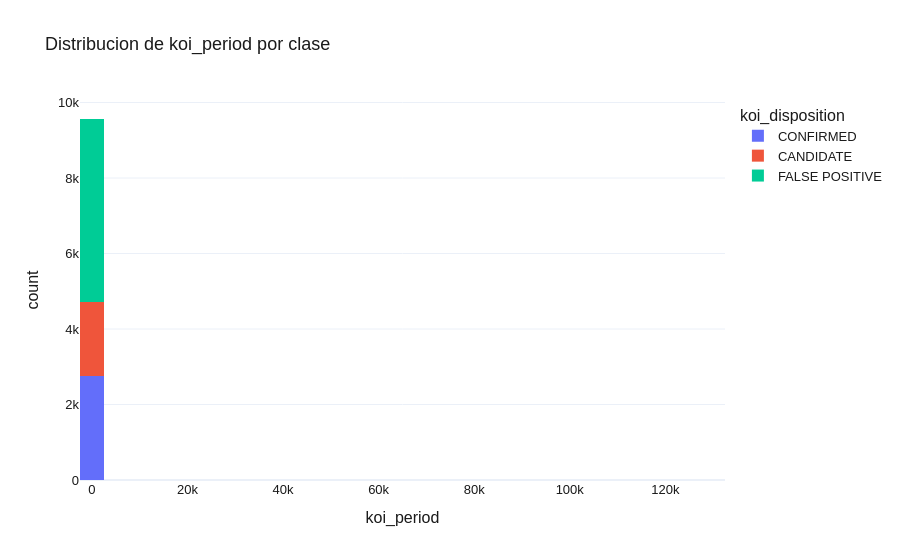
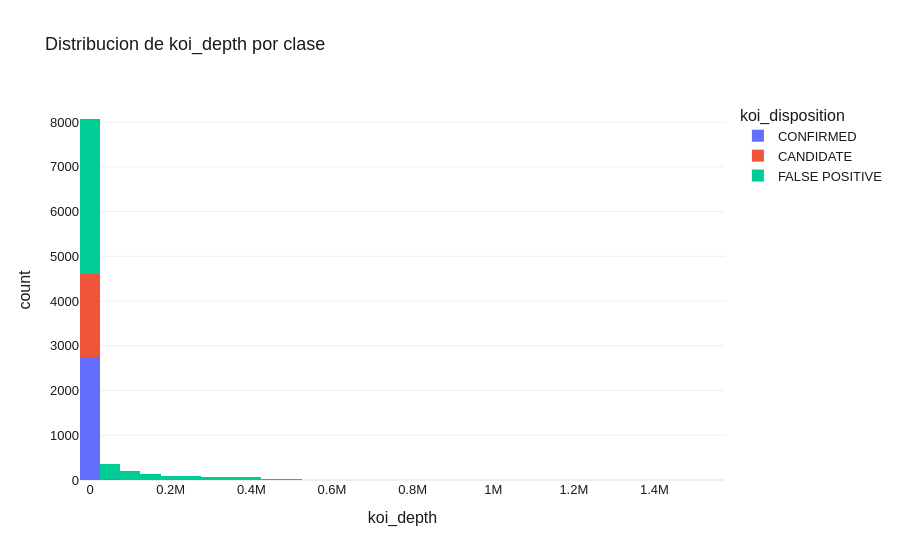
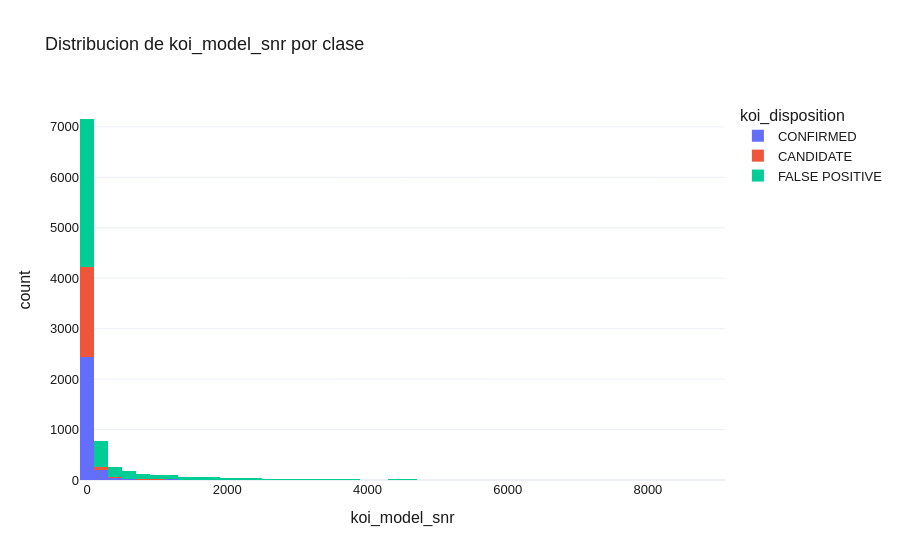
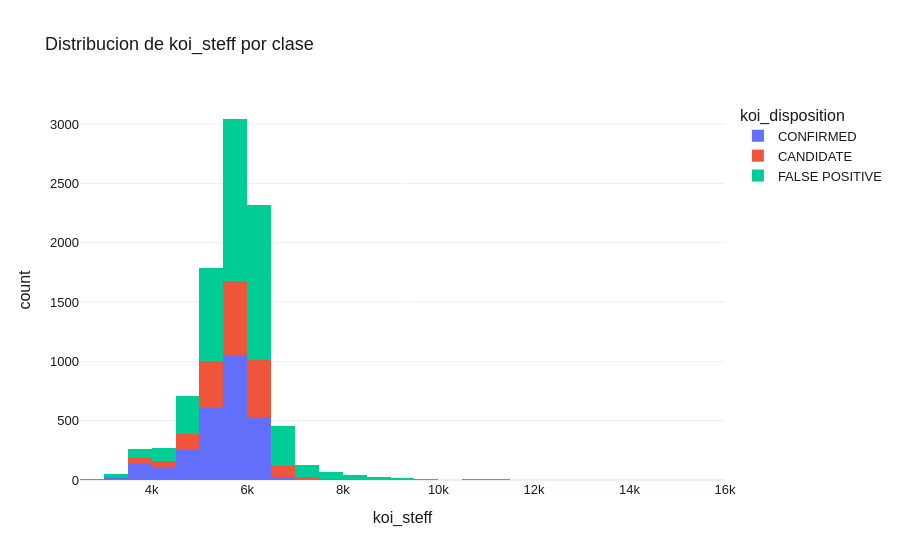

Notebook cell for these charts, in order:
### Code cell
variables_importantes = ["koi_period", "koi_depth", "koi_model_snr", "koi_steff"]

for col in variables_importantes:
    fig = px.histogram(
        kepler,
        x=col,
        color="koi_disposition",
        nbins=60,
        title=f"Distribucion de {col} por clase",
        template=PLOTLY_TEMPLATE,
    )
    fig.update_layout(font=PLOTLY_FONT)
    fig.show()

### Figure 1 — Plotly figure (JSON) as saved in the notebook; plotly's stock layout.template omitted (floating-point values rounded to 4 significant figures; data arrays with more than 128 entries replaced by an {"elided": "..."} marker saying what was removed)
{"data": [{"bingroup": "x", "hovertemplate": "koi_disposition=CONFIRMED<br>koi_period=%{x}<br>count=%{y}<extra></extra>", "legendgroup": "CONFIRMED", "marker": {"color": "#636efa", "pattern": {"shape": ""}}, "name": "CONFIRMED", "nbinsx": 60, "orientation": "v", "showlegend": true, "type": "histogram", "x": {"elided": "2747 float values"}, "xaxis": "x", "yaxis": "y"}, {"bingroup": "x", "hovertemplate": "koi_disposition=CANDIDATE<br>koi_period=%{x}<br>count=%{y}<extra></extra>", "legendgroup": "CANDIDATE", "marker": {"color": "#EF553B", "pattern": {"shape": ""}}, "name": "CANDIDATE", "nbinsx": 60, "orientation": "v", "showlegend": true, "type": "histogram", "x": {"elided": "1978 float values"}, "xaxis": "x", "yaxis": "y"}, {"bingroup": "x", "hovertemplate": "koi_disposition=FALSE POSITIVE<br>koi_period=%{x}<br>count=%{y}<extra></extra>", "legendgroup": "FALSE POSITIVE", "marker": {"color": "#00cc96", "pattern": {"shape": ""}}, "name": "FALSE POSITIVE", "nbinsx": 60, "orientation": "v", "showlegend": true, "type": "histogram", "x": {"elided": "4839 float values"}, "xaxis": "x", "yaxis": "y"}], "layout": {"barmode": "relative", "font": {"color": "#1A1A1A", "family": "Helvetica, Arial, sans-serif", "size": 13}, "legend": {"title": {"text": "koi_disposition"}, "tracegroupgap": 0}, "title": {"text": "Distribucion de koi_period por clase"}, "xaxis": {"anchor": "y", "domain": [0, 1], "title": {"text": "koi_period"}}, "yaxis": {"anchor": "x", "domain": [0, 1], "title": {"text": "count"}}}}

### Figure 2 — Plotly figure (JSON) as saved in the notebook; plotly's stock layout.template omitted (floating-point values rounded to 4 significant figures; data arrays with more than 128 entries replaced by an {"elided": "..."} marker saying what was removed)
{"data": [{"bingroup": "x", "hovertemplate": "koi_disposition=CONFIRMED<br>koi_depth=%{x}<br>count=%{y}<extra></extra>", "legendgroup": "CONFIRMED", "marker": {"color": "#636efa", "pattern": {"shape": ""}}, "name": "CONFIRMED", "nbinsx": 60, "orientation": "v", "showlegend": true, "type": "histogram", "x": {"elided": "2747 float values"}, "xaxis": "x", "yaxis": "y"}, {"bingroup": "x", "hovertemplate": "koi_disposition=CANDIDATE<br>koi_depth=%{x}<br>count=%{y}<extra></extra>", "legendgroup": "CANDIDATE", "marker": {"color": "#EF553B", "pattern": {"shape": ""}}, "name": "CANDIDATE", "nbinsx": 60, "orientation": "v", "showlegend": true, "type": "histogram", "x": {"elided": "1978 float values"}, "xaxis": "x", "yaxis": "y"}, {"bingroup": "x", "hovertemplate": "koi_disposition=FALSE POSITIVE<br>koi_depth=%{x}<br>count=%{y}<extra></extra>", "legendgroup": "FALSE POSITIVE", "marker": {"color": "#00cc96", "pattern": {"shape": ""}}, "name": "FALSE POSITIVE", "nbinsx": 60, "orientation": "v", "showlegend": true, "type": "histogram", "x": {"elided": "4839 float values"}, "xaxis": "x", "yaxis": "y"}], "layout": {"barmode": "relative", "font": {"color": "#1A1A1A", "family": "Helvetica, Arial, sans-serif", "size": 13}, "legend": {"title": {"text": "koi_disposition"}, "tracegroupgap": 0}, "title": {"text": "Distribucion de koi_depth por clase"}, "xaxis": {"anchor": "y", "domain": [0, 1], "title": {"text": "koi_depth"}}, "yaxis": {"anchor": "x", "domain": [0, 1], "title": {"text": "count"}}}}

### Figure 3 — Plotly figure (JSON) as saved in the notebook; plotly's stock layout.template omitted (floating-point values rounded to 4 significant figures; data arrays with more than 128 entries replaced by an {"elided": "..."} marker saying what was removed)
{"data": [{"bingroup": "x", "hovertemplate": "koi_disposition=CONFIRMED<br>koi_model_snr=%{x}<br>count=%{y}<extra></extra>", "legendgroup": "CONFIRMED", "marker": {"color": "#636efa", "pattern": {"shape": ""}}, "name": "CONFIRMED", "nbinsx": 60, "orientation": "v", "showlegend": true, "type": "histogram", "x": {"elided": "2747 float values"}, "xaxis": "x", "yaxis": "y"}, {"bingroup": "x", "hovertemplate": "koi_disposition=CANDIDATE<br>koi_model_snr=%{x}<br>count=%{y}<extra></extra>", "legendgroup": "CANDIDATE", "marker": {"color": "#EF553B", "pattern": {"shape": ""}}, "name": "CANDIDATE", "nbinsx": 60, "orientation": "v", "showlegend": true, "type": "histogram", "x": {"elided": "1978 float values"}, "xaxis": "x", "yaxis": "y"}, {"bingroup": "x", "hovertemplate": "koi_disposition=FALSE POSITIVE<br>koi_model_snr=%{x}<br>count=%{y}<extra></extra>", "legendgroup": "FALSE POSITIVE", "marker": {"color": "#00cc96", "pattern": {"shape": ""}}, "name": "FALSE POSITIVE", "nbinsx": 60, "orientation": "v", "showlegend": true, "type": "histogram", "x": {"elided": "4839 float values"}, "xaxis": "x", "yaxis": "y"}], "layout": {"barmode": "relative", "font": {"color": "#1A1A1A", "family": "Helvetica, Arial, sans-serif", "size": 13}, "legend": {"title": {"text": "koi_disposition"}, "tracegroupgap": 0}, "title": {"text": "Distribucion de koi_model_snr por clase"}, "xaxis": {"anchor": "y", "domain": [0, 1], "title": {"text": "koi_model_snr"}}, "yaxis": {"anchor": "x", "domain": [0, 1], "title": {"text": "count"}}}}

### Figure 4 — Plotly figure (JSON) as saved in the notebook; plotly's stock layout.template omitted (floating-point values rounded to 4 significant figures; data arrays with more than 128 entries replaced by an {"elided": "..."} marker saying what was removed)
{"data": [{"bingroup": "x", "hovertemplate": "koi_disposition=CONFIRMED<br>koi_steff=%{x}<br>count=%{y}<extra></extra>", "legendgroup": "CONFIRMED", "marker": {"color": "#636efa", "pattern": {"shape": ""}}, "name": "CONFIRMED", "nbinsx": 60, "orientation": "v", "showlegend": true, "type": "histogram", "x": {"elided": "2747 float values"}, "xaxis": "x", "yaxis": "y"}, {"bingroup": "x", "hovertemplate": "koi_disposition=CANDIDATE<br>koi_steff=%{x}<br>count=%{y}<extra></extra>", "legendgroup": "CANDIDATE", "marker": {"color": "#EF553B", "pattern": {"shape": ""}}, "name": "CANDIDATE", "nbinsx": 60, "orientation": "v", "showlegend": true, "type": "histogram", "x": {"elided": "1978 float values"}, "xaxis": "x", "yaxis": "y"}, {"bingroup": "x", "hovertemplate": "koi_disposition=FALSE POSITIVE<br>koi_steff=%{x}<br>count=%{y}<extra></extra>", "legendgroup": "FALSE POSITIVE", "marker": {"color": "#00cc96", "pattern": {"shape": ""}}, "name": "FALSE POSITIVE", "nbinsx": 60, "orientation": "v", "showlegend": true, "type": "histogram", "x": {"elided": "4839 float values"}, "xaxis": "x", "yaxis": "y"}], "layout": {"barmode": "relative", "font": {"color": "#1A1A1A", "family": "Helvetica, Arial, sans-serif", "size": 13}, "legend": {"title": {"text": "koi_disposition"}, "tracegroupgap": 0}, "title": {"text": "Distribucion de koi_steff por clase"}, "xaxis": {"anchor": "y", "domain": [0, 1], "title": {"text": "koi_steff"}}, "yaxis": {"anchor": "x", "domain": [0, 1], "title": {"text": "count"}}}}
